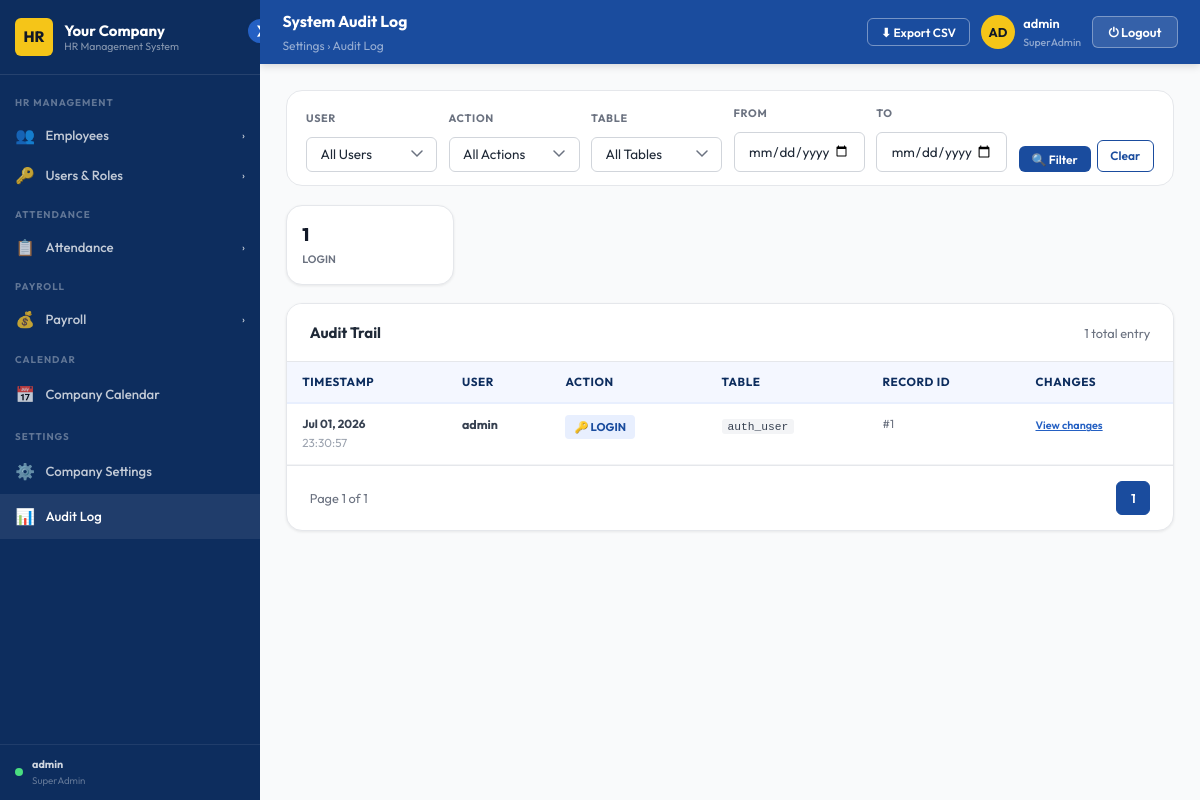
The app's page /audit-log/ (signed in) with its own data.
### accounts/models.py (models this page shows, shortened)
class AuditLog(models.Model):
    user       = models.ForeignKey(User, on_delete=models.SET_NULL, null=True)
    action     = models.CharField(max_length=100)
    table_name = models.CharField(max_length=100)
    record_id  = models.PositiveIntegerField(null=True, blank=True)
    old_value  = models.JSONField(null=True, blank=True)
    new_value  = models.JSONField(null=True, blank=True)
    timestamp  = models.DateTimeField(auto_now_add=True)
    class Meta:
        ordering = ['-timestamp']

### accounts/views.py (the view, shortened to what this page needs)
# urls.py: path('audit-log/',       views.audit_log_view,         name='audit_log'),
@admin_required(roles={'SuperAdmin'})
def audit_log_view(request):
    import csv as _csv
    from django.db.models import Count
    from django.contrib.auth.models import User as AuthUser
    logs = AuditLog.objects.select_related('user').order_by('-timestamp')
    user_filter   = request.GET.get('user_id')
    table_filter  = request.GET.get('table')
    action_filter = request.GET.get('action')
    from_date     = request.GET.get('from')
    to_date       = request.GET.get('to')
    if user_filter:   logs = logs.filter(user_id=user_filter)
    if table_filter:  logs = logs.filter(table_name=table_filter)
    if action_filter: logs = logs.filter(action=action_filter)
    if from_date:     logs = logs.filter(timestamp__date__gte=from_date)
    if to_date:       logs = logs.filter(timestamp__date__lte=to_date)
    action_summary = AuditLog.objects.values('action')\
                             .annotate(count=Count('id'))\
                             .order_by('-count')[:5]
    from django.core.paginator import Paginator
    paginator = Paginator(logs, 50)
    page      = paginator.get_page(request.GET.get('page', 1))
    return render(request, 'hrms/audit_log.html', {
        'logs':           page,
        'users':          AuthUser.objects.filter(auditlog__isnull=False).distinct(),
        'tables':         AuditLog.objects.values_list('table_name', flat=True).distinct(),
        'action_types':   AuditLog.objects.values_list('action', flat=True).distinct(),
        'action_summary': action_summary,
    })

### accounts/access.py (called while the page is built, shortened)
def role_display_name(role):
    name = role.name if hasattr(role, 'name') else role
    return ROLE_DISPLAY_NAMES.get(name, name or 'No Role')

def get_user_role(user):
    if not user or not user.is_authenticated:
        return None
    if user.is_superuser:
        return _MockRole(SUPERADMIN)

def admin_required(view_func=None, *, roles=None, redirect_url=None):
    allowed = set(roles) if roles else ADMIN_ROLES
    redir   = redirect_url or '/attendance/'
    def decorator(fn):
        @wraps(fn)
        @login_required(login_url='/login/')
        def wrapper(request, *args, **kwargs):
            role = get_user_role(request.user)
            if role and role.name in allowed:
                return fn(request, *args, **kwargs)
            return render(request, 'hrms/403.html', status=403)
        return wrapper
    if view_func is not None:
        return decorator(view_func)
    return decorator

    def __call__(self, request):
        path = request.path
        if path in PUBLIC_PATHS:
            return self.get_response(request)
        if any(path.startswith(p) for p in PUBLIC_PREFIXES):
            return self.get_response(request)
        if any(path.startswith(p) for p in self.ADMIN_PREFIXES):
            if not request.user.is_authenticated:
                return redirect(f'/login/?next={path}')
            if not has_admin_role(request.user):
                return render(request, 'hrms/403.html', status=403)
        return self.get_response(request)

### accounts/context_processors.py (called while the page is built, shortened)
def user_role(request):
    role = get_user_role(request.user)
    role_name = role.name if role else ''
    return {
        'user_role':       role,
        'user_role_label': role_display_name(role) if role else None,
        'is_super_admin':  role_name == 'SuperAdmin',
        'is_hr_admin':     role_name in {'SuperAdmin', 'HRAdmin'},
        'is_normal_admin': role_name == 'StaffAdmin',
    }

### templates/hrms/audit_log.html (shortened to what this page needs)
{% extends "hrms/admin_base.html" %}
{% load static %}
{% block page_title %}System Audit Log{% endblock %}
{% block breadcrumb %}Settings › Audit Log{% endblock %}
{% block header_actions %}
  <button class="btn btn-outline btn-sm" style="color:var(--white);border-color:rgba(255,255,255,.4);"
          onclick="exportAudit()">⬇ Export CSV</button>
{% endblock %}
{% block content %}
<div class="filter-card">
  <form method="get" action="{% url 'accounts:audit_log' %}" style="display:contents;">
    <div class="form-group">
      <label>User</label>
      <select name="user_id" class="form-control">
        <option value="">All Users</option>
      </select>
    </div>
    <div class="form-group">
      <label>Action</label>
      <select name="action" class="form-control">
        <option value="">All Actions</option>
      </select>
    </div>
    <div class="form-group">
      <label>Table</label>
      <select name="table" class="form-control">
        <option value="">All Tables</option>
      </select>
    </div>
    <div class="form-group">
      <label>From</label>
      <input type="date" name="from" class="form-control" value="{{ request.GET.from }}">
    </div>
    <div class="form-group">
      <label>To</label>
      <input type="date" name="to" class="form-control" value="{{ request.GET.to }}">
    </div>
    <div style="display:flex;gap:.4rem;align-items:flex-end;">
      <button type="submit" class="btn btn-primary btn-sm">🔍 Filter</button>
      <a href="{% url 'accounts:audit_log' %}" class="btn btn-outline btn-sm">Clear</a>
    </div>
  </form>
</div>
<div style="display:grid;grid-template-columns:repeat(5,1fr);gap:.85rem;margin-bottom:1.25rem;">
  {% for item in action_summary %}
  <div class="stat-card" style="padding:1rem;">
    <div>
      <div style="font-size:1.2rem;font-weight:800;color:var(--gray-900);">{{ item.count }}</div>
      <div style="font-size:.72rem;color:var(--gray-500);font-weight:600;margin-top:.1rem;">{{ item.action }}</div>
    </div>
  </div>
  {% endfor %}
</div>
<div class="card">
  <div class="card-header">
    <h3>Audit Trail</h3>
    <span class="text-sm text-gray">{{ logs.paginator.count }} total entr{{ logs.paginator.count|pluralize:"y,ies" }}</span>
  </div>
  <div class="table-wrap">
    <table class="data-table audit-table">
      <thead>
        <tr>
          <th>Timestamp</th>
          <th>User</th>
          <th>Action</th>
          <th>Table</th>
          <th>Record ID</th>
          <th>Changes</th>
        </tr>
      </thead>
      <tbody>
        {% for log in logs %}
        <tr>
          <td class="ts">
            <strong>{{ log.timestamp|date:"M d, Y" }}</strong>
            <span>{{ log.timestamp|time:"H:i:s" }}</span>
          </td>
          <td>
            <strong>{{ log.user.username|default:"System" }}</strong>
          </td>
          <td>
            <span class="action-pill
              {% if log.action in 'CREATE,UPDATE,DELETE,LOGIN,LOGOUT,PAYROLL_RUN,CONFIRM,UNCONFIRM' %}
                {{ log.action }}
              {% else %}DEFAULT{% endif %}">
              {% if log.action == 'CREATE' %}➕
              {% elif log.action == 'UPDATE' %}✏
              {% elif log.action == 'DELETE' %}🗑
              {% elif log.action == 'LOGIN' %}🔑
              {% elif log.action == 'LOGOUT' %}🚪
              {% elif log.action == 'PAYROLL_RUN' %}💰
              {% elif log.action == 'CONFIRM' %}✅
              {% elif log.action == 'UNCONFIRM' %}↩
              {% else %}•{% endif %}
              {{ log.action }}
            </span>
          </td>
          <td>
            <code style="font-size:.75rem;background:var(--gray-100);padding:.1rem .4rem;border-radius:3px;">
              {{ log.table_name }}
            </code>
          </td>
          <td style="font-size:.78rem;color:var(--gray-500);">
            #{{ log.record_id|default:"—" }}
          </td>
          <td>
            {% if log.old_value or log.new_value %}
            <button class="diff-btn" onclick="toggleDiff({{ log.id }})">View changes</button>
            {% else %}
            <span style="color:var(--gray-300);font-size:.75rem;">No data</span>
            {% endif %}
          </td>
        </tr>
        {% empty %}
        <tr>
          <td colspan="6" style="text-align:center;padding:3rem;color:var(--gray-400);">
            No audit log entries match your filters.
          </td>
        </tr>
        {% endfor %}
      </tbody>
    </table>
  </div>
  <div style="padding:1rem 1.5rem;display:flex;align-items:center;justify-content:space-between;border-top:1px solid var(--gray-200);">
    <span class="text-sm text-gray">Page {{ logs.number }} of {{ logs.paginator.num_pages }}</span>
    <div class="pagination">
      {% for num in logs.paginator.page_range %}
        {% if logs.number == num %}
          <span class="page-btn active">{{ num }}</span>
        {% elif num >= logs.number|add:"-2" and num <= logs.number|add:"2" %}
          <a href="?page={{ num }}&{{ request.GET.urlencode }}" class="page-btn">{{ num }}</a>
        {% endif %}
      {% endfor %}
    </div>
  </div>
</div>
{% endblock %}

### templates/hrms/admin_base.html (shortened to what this page needs)
{% load static %}
<!DOCTYPE html>
<html lang="en">
<head>
  <link rel="stylesheet" href="{% static 'css/base.css' %}"/>
</head>
<body>
<div class="admin-layout">
  <aside class="sidebar" id="sidebar">
    <button class="sidebar-toggle" id="sidebar-toggle" title="Toggle Sidebar">❯</button>
    <div class="sidebar-logo">
      <div class="logo-mark" id="logo-mark">
        {% if company_logo %}
          <img src="{{ company_logo }}" alt="Logo"
               style="width:100%;height:100%;object-fit:cover;border-radius:var(--radius-sm);">
        {% else %}
          {{ company_initials|default:"HR" }}
        {% endif %}
      </div>
      <div class="logo-text">
        {{ company_name|default:"Your Company" }}
        <span>HR Management System</span>
      </div>
    </div>
    <nav class="sidebar-nav" id="sidebar-nav">
      <div class="nav-section">
        <div class="nav-section-label">HR Management</div>
        <button class="nav-group-toggle" data-group="nav-hr">
          <span class="icon">👥</span><span class="label">Employees</span><span class="chevron">›</span>
        </button>
        {% if is_super_admin %}
        <button class="nav-group-toggle" data-group="nav-users">
          <span class="icon">🔑</span><span class="label">Users & Roles</span><span class="chevron">›</span>
        </button>
        {% endif %}
      </div>
      <div class="nav-section">
        <div class="nav-section-label">Attendance</div>
        <button class="nav-group-toggle" data-group="nav-att">
          <span class="icon">📋</span><span class="label">Attendance</span><span class="chevron">›</span>
        </button>
      </div>
      <div class="nav-section">
        <div class="nav-section-label">Payroll</div>
        <button class="nav-group-toggle" data-group="nav-payroll">
          <span class="icon">💰</span><span class="label">Payroll</span><span class="chevron">›</span>
        </button>
      </div>
      <div class="nav-section">
        <div class="nav-section-label">Calendar</div>
        <a class="nav-link" href="{% url 'calendar_app:index' %}">
          <span class="icon">📅</span><span class="label">Company Calendar</span>
        </a>
      </div>
      {% if is_super_admin %}
      <div class="nav-section">
        <div class="nav-section-label">Settings</div>
        <a class="nav-link" href="{% url 'employees:company_settings' %}">
          <span class="icon">⚙️</span><span class="label">Company Settings</span>
        </a>
        <a class="nav-link" href="{% url 'accounts:audit_log' %}">
          <span class="icon">📊</span><span class="label">Audit Log</span>
        </a>
      </div>
      {% endif %}
    </nav>
    <div style="padding:.75rem 1rem;border-top:1px solid rgba(255,255,255,.08);
                display:flex;align-items:center;gap:.6rem;">
      <div style="width:8px;height:8px;border-radius:50%;background:#4ADE80;flex-shrink:0;"></div>
      <div style="overflow:hidden;">
        <div style="font-size:.72rem;font-weight:700;color:rgba(255,255,255,.8);
                    white-space:nowrap;overflow:hidden;text-overflow:ellipsis;">
          {{ request.user.get_full_name|default:request.user.username }}
        </div>
        <div style="font-size:.65rem;color:rgba(255,255,255,.35);">
          {% if user_role %}{{ user_role.name }}{% else %}No Role{% endif %}
        </div>
      </div>
    </div>
  </aside>
  <div style="flex:1;display:flex;flex-direction:column;">
    <header class="admin-header" id="admin-header">
      <div>
        <div class="header-title">{% block page_title %}Dashboard{% endblock %}</div>
        <div class="header-breadcrumb">{% block breadcrumb %}Home{% endblock %}</div>
      </div>
      <div class="header-right">
        {% block header_actions %}{% endblock %}
        <div class="header-user">
          <div class="header-avatar">{{ request.user.username|slice:":2"|upper }}</div>
          <div>
            <div style="font-size:.85rem;font-weight:600;color:var(--white);">
              {{ request.user.get_full_name|default:request.user.username }}
            </div>
            {% if user_role %}
            <div style="font-size:.7rem;color:rgba(255,255,255,.5);">
              {{ user_role.name }}
            </div>
            {% endif %}
          </div>
        </div>
        <button class="btn-logout" onclick="confirmLogout()">⏻ Logout</button>
      </div>
    </header>
    <main class="admin-content" id="admin-content">
      {% block content %}{% endblock %}
    </main>
  </div>
</div>
</body>
</html>

### templates/hrms/audit_log.html (style rules this page uses)
.filter-card { background:var(--white); border:1px solid var(--gray-200); border-radius:var(--radius-lg); padding:.9rem 1.25rem; display:flex; flex-wrap:wrap; gap:.75rem; align-items:flex-end; margin-bottom:1.25rem; }
.filter-card .form-group { flex:1; min-width:130px; }
.filter-card .form-group label { font-size:.72rem; font-weight:700; text-transform:uppercase; letter-spacing:.06em; color:var(--gray-500); display:block; margin-bottom:.3rem; }
.action-pill { display:inline-flex; align-items:center; gap:.3rem; padding:.18rem .6rem; border-radius:4px; font-size:.75rem; font-weight:700; }
.action-pill.LOGIN { background:var(--blue-100); color:var(--blue-800); }
.diff-btn { font-size:.72rem; color:var(--blue-700); cursor:pointer; font-weight:600; background:none; border:none; padding:0; font-family:var(--font-display); text-decoration:underline; }
.audit-table td { font-size:.83rem; vertical-align:top; }
.audit-table .ts { font-size:.78rem; }
.audit-table .ts strong { display:block; }
.audit-table .ts span { color:var(--gray-400); }

### records on screen
AuditLog: timestamp "Jul 01, 2026", timestamp "23:30:57", user.username "admin", action "LOGIN", table_name "auth_user", record_id "1"

### other values on screen
{{ company_initials|default:"HR" }} "HR"
{{ company_name|default:"Your Company" }} "Your Company"
{{ request.user.get_full_name|default:request.user.username }} "admin"
{{ user_role.name }} "SuperAdmin"
{{ request.user.username|slice:":2"|upper }} "AD"
{{ item.count }} "1"
{{ item.action }} "LOGIN"
{{ logs.paginator.count }} "1"
{{ logs.number }} "1"
{{ logs.paginator.num_pages }} "1"
{{ num }} "1"
